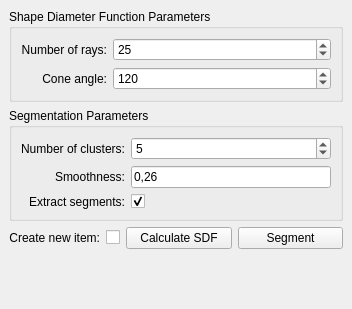
<?xml version="1.0" encoding="UTF-8"?>
<ui version="4.0">
 <class>Mesh_segmentation</class>
 <widget class="QDockWidget" name="Mesh_segmentation">
  <property name="geometry">
   <rect>
    <x>0</x>
    <y>0</y>
    <width>352</width>
    <height>309</height>
   </rect>
  </property>
  <property name="windowTitle">
   <string>Mesh Segmentation</string>
  </property>
  <widget class="QWidget" name="dockWidgetContents">
   <layout class="QVBoxLayout" name="verticalLayout">
    <item>
     <widget class="QGroupBox" name="groupBox_2">
      <property name="title">
       <string>Shape Diameter Function Parameters</string>
      </property>
      <layout class="QGridLayout" name="gridLayout_2" columnstretch="0,1">
       <item row="0" column="0">
        <widget class="QLabel" name="Number_of_rays_label">
         <property name="text">
          <string>Number of rays:</string>
         </property>
         <property name="alignment">
          <set>Qt::AlignRight|Qt::AlignTrailing|Qt::AlignVCenter</set>
         </property>
        </widget>
       </item>
       <item row="1" column="0">
        <widget class="QLabel" name="Cone_angle_label">
         <property name="text">
          <string>Cone angle:</string>
         </property>
         <property name="alignment">
          <set>Qt::AlignRight|Qt::AlignTrailing|Qt::AlignVCenter</set>
         </property>
        </widget>
       </item>
       <item row="1" column="1">
        <widget class="QSpinBox" name="Cone_angle_spin_box">
         <property name="maximum">
          <number>180</number>
         </property>
         <property name="value">
          <number>120</number>
         </property>
        </widget>
       </item>
       <item row="0" column="1">
        <widget class="QSpinBox" name="Number_of_rays_spin_box">
         <property name="value">
          <number>25</number>
         </property>
        </widget>
       </item>
      </layout>
     </widget>
    </item>
    <item>
     <widget class="QGroupBox" name="groupBox">
      <property name="title">
       <string>Segmentation Parameters</string>
      </property>
      <layout class="QGridLayout" name="gridLayout" columnstretch="0,1">
       <item row="0" column="1">
        <widget class="QSpinBox" name="Number_of_clusters_spin_box">
         <property name="minimum">
          <number>1</number>
         </property>
         <property name="value">
          <number>5</number>
         </property>
        </widget>
       </item>
       <item row="1" column="0">
        <widget class="QLabel" name="Smoothness_label">
         <property name="layoutDirection">
          <enum>Qt::LeftToRight</enum>
         </property>
         <property name="text">
          <string>Smoothness:</string>
         </property>
         <property name="alignment">
          <set>Qt::AlignRight|Qt::AlignTrailing|Qt::AlignVCenter</set>
         </property>
        </widget>
       </item>
       <item row="0" column="0">
        <widget class="QLabel" name="Number_of_clusters_label">
         <property name="text">
          <string>Number of clusters:</string>
         </property>
         <property name="alignment">
          <set>Qt::AlignRight|Qt::AlignTrailing|Qt::AlignVCenter</set>
         </property>
        </widget>
       </item>
       <item row="2" column="0">
        <widget class="QLabel" name="label">
         <property name="layoutDirection">
          <enum>Qt::LeftToRight</enum>
         </property>
         <property name="text">
          <string>Extract segments:</string>
         </property>
         <property name="alignment">
          <set>Qt::AlignRight|Qt::AlignTrailing|Qt::AlignVCenter</set>
         </property>
        </widget>
       </item>
       <item row="2" column="1">
        <widget class="QCheckBox" name="Extract_segments_check_box">
         <property name="text">
          <string/>
         </property>
         <property name="checked">
          <bool>true</bool>
         </property>
        </widget>
       </item>
       <item row="1" column="1">
        <widget class="DoubleEdit" name="Smoothness_spin_box">
         <property name="text">
          <string>0,26</string>
         </property>
        </widget>
       </item>
      </layout>
     </widget>
    </item>
    <item>
     <layout class="QHBoxLayout">
      <item>
       <layout class="QGridLayout" name="gridLayout_3">
        <item row="0" column="0">
         <widget class="QLabel" name="New_item_label">
          <property name="text">
           <string>Create new item:</string>
          </property>
          <property name="alignment">
           <set>Qt::AlignRight|Qt::AlignTrailing|Qt::AlignVCenter</set>
          </property>
         </widget>
        </item>
        <item row="0" column="1">
         <widget class="QCheckBox" name="New_item_check_box">
          <property name="text">
           <string/>
          </property>
         </widget>
        </item>
       </layout>
      </item>
      <item>
       <widget class="QPushButton" name="SDF_button">
        <property name="text">
         <string>Calculate SDF</string>
        </property>
       </widget>
      </item>
      <item>
       <widget class="QPushButton" name="Partition_button">
        <property name="text">
         <string>Segment</string>
        </property>
       </widget>
      </item>
     </layout>
    </item>
    <item>
     <spacer name="verticalSpacer">
      <property name="orientation">
       <enum>Qt::Vertical</enum>
      </property>
      <property name="sizeHint" stdset="0">
       <size>
        <width>20</width>
        <height>40</height>
       </size>
      </property>
     </spacer>
    </item>
   </layout>
  </widget>
 </widget>
 <customwidgets>
  <customwidget>
   <class>DoubleEdit</class>
   <extends>QLineEdit</extends>
   <header>CGAL_double_edit.h</header>
  </customwidget>
 </customwidgets>
 <resources/>
 <connections/>
</ui>
